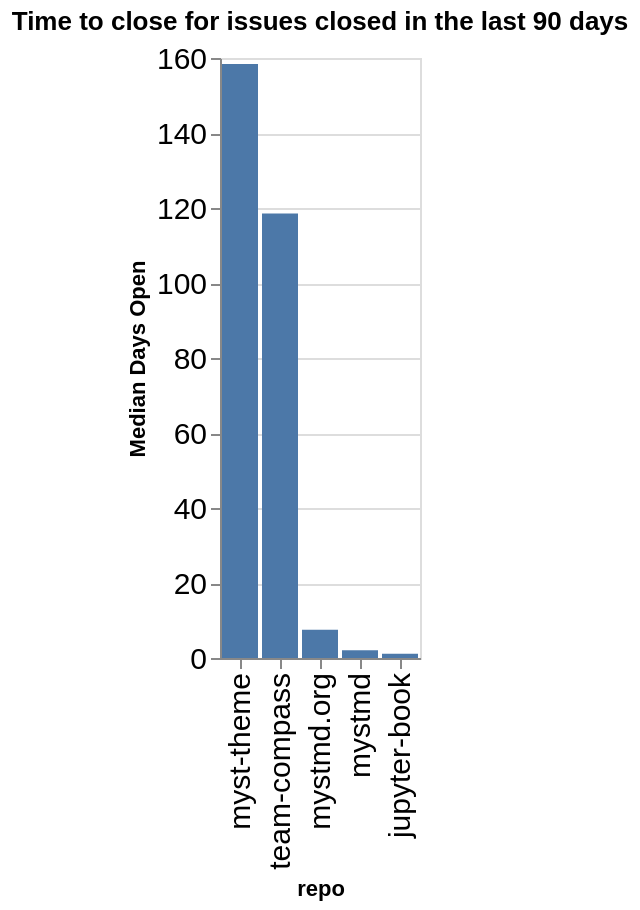

Notebook cell for this chart:
### Code cell
time_open = closed.groupby(['org', 'repo']).agg({'time_open': 'median'}).reset_index()
time_open['time_open'] = time_open['time_open'] / (60 * 60 * 24)
time_open['org/repo'] = time_open.apply(lambda a: a['org'] + '/' + a['repo'], axis=1)
sorted_vals = time_open.sort_values(['org', 'time_open'], ascending=False)['repo'].values
alt.Chart(data=time_open, title=f"Time to close for issues closed in the last {n_days} days").mark_bar().encode(
    x=alt.X('repo', sort=alt.Sort(sorted_vals.tolist())),
    y=alt.Y('time_open', title="Median Days Open"),
)

### Figure 1 — Vega-Lite specification as saved in the notebook (floating-point values rounded to 4 significant figures)
{"config": {"axisLeft": {"labelFontSize": 15}, "axisBottom": {"labelFontSize": 15}}, "data": {"name": "data-d72e908665fcd716b8ab93cfa4370b3e"}, "mark": {"type": "bar"}, "encoding": {"x": {"field": "repo", "sort": ["myst-theme", "team-compass", "mystmd.org", "mystmd", "jupyter-book"], "type": "nominal"}, "y": {"field": "time_open", "title": "Median Days Open", "type": "quantitative"}}, "title": "Time to close for issues closed in the last 90 days", "$schema": "https://vega.github.io/schema/vega-lite/v5.20.1.json", "datasets": {"data-d72e908665fcd716b8ab93cfa4370b3e": [{"org": "jupyter-book", "repo": "jupyter-book", "time_open": 1.103, "org/repo": "jupyter-book/jupyter-book"}, {"org": "jupyter-book", "repo": "myst-theme", "time_open": 158.4, "org/repo": "jupyter-book/myst-theme"}, {"org": "jupyter-book", "repo": "mystmd", "time_open": 2.082, "org/repo": "jupyter-book/mystmd"}, {"org": "jupyter-book", "repo": "mystmd.org", "time_open": 7.517, "org/repo": "jupyter-book/mystmd.org"}, {"org": "jupyter-book", "repo": "team-compass", "time_open": 118.5, "org/repo": "jupyter-book/team-compass"}]}}
